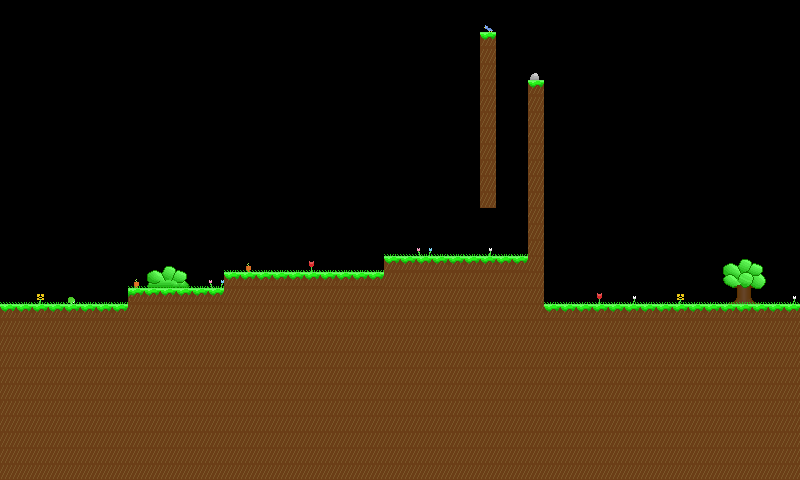

Below is a game level as drawn by its tile map, then a one-line description and the .tmx that defines it (tile-layer data replaced by summaries):
An orthogonal 50x30 tile map with 16x16 px tiles, 3 tile layers (back, dirt, grass) and 7 objects.

<map version="1.0" tiledversion="2018.04.18" orientation="orthogonal" renderorder="right-down" width="50" height="30" tilewidth="16" tileheight="16" infinite="0" nextobjectid="13">
 <tileset firstgid="1" source="../world.tsx" />
 <layer name="back" width="50" height="30">
  <properties>
   <property name="z" value="-1" />
  </properties>
  <data>[1500 cells, 29 non-empty, 23 distinct tile ids]</data>
 </layer>
 <layer name="dirt" width="50" height="30">
  <properties>
   <property name="z" value="-1" />
  </properties>
  <data>[1500 cells, 628 non-empty, 3 distinct tile ids]</data>
 </layer>
 <layer name="grass" width="50" height="30">
  <properties>
   <property name="z" value="1" />
  </properties>
  <data>[1500 cells, 49 non-empty, 3 distinct tile ids]</data>
 </layer>
 <objectgroup name="Enemies">
  <object id="4" x="656" y="272">
   <point />
  </object>
  <object id="5" x="768" y="272">
   <point />
  </object>
 </objectgroup>
 <objectgroup name="Events">
  <object id="7" x="640" y="0" width="16" height="480">
   <properties>
    <property name="type" value="loadnext" />
   </properties>
  </object>
  <object id="10" x="480" y="208" width="16" height="48">
   <properties>
    <property name="type" value="camera" />
    <property name="x" value="auto" />
    <property name="y" value="player" />
   </properties>
  </object>
  <object id="12" x="624" y="0" width="16" height="304">
   <properties>
    <property name="type" value="camera" />
    <property name="x" value="auto" />
    <property name="y" value="auto" />
   </properties>
  </object>
 </objectgroup>
 <objectgroup name="Collidables">
  <object id="8" x="800" y="304">
   <polygon points="0,0 -256,0 -256,-224 -272,-224 -272,-48 -416,-48 -416,-32 -576,-32 -576,-16 -672,-16 -672,0 -800,0 -800,176 0,176" />
  </object>
  <object id="9" x="496" y="208">
   <polygon points="0,0 0,-176 -16,-176 -16,0" />
  </object>
 </objectgroup>
</map>
